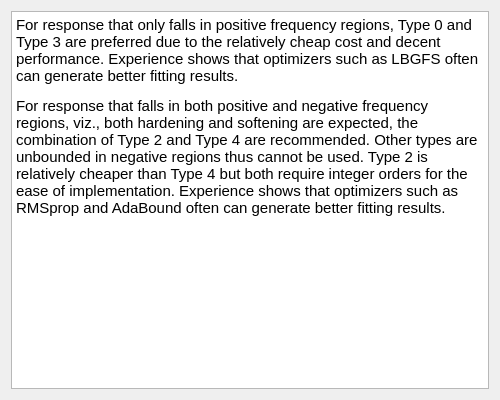
<?xml version="1.0" encoding="UTF-8"?>
<ui version="4.0">
 <class>Guide</class>
 <widget class="QDialog" name="Guide">
  <property name="geometry">
   <rect>
    <x>0</x>
    <y>0</y>
    <width>500</width>
    <height>400</height>
   </rect>
  </property>
  <property name="windowTitle">
   <string>Dialog</string>
  </property>
  <layout class="QGridLayout" name="gridLayout">
   <item row="0" column="0">
    <widget class="QTextBrowser" name="guidelines">
     <property name="html">
      <string>&lt;!DOCTYPE HTML PUBLIC &quot;-//W3C//DTD HTML 4.0//EN&quot; &quot;http://www.w3.org/TR/REC-html40/strict.dtd&quot;&gt;
&lt;html&gt;&lt;head&gt;&lt;meta name=&quot;qrichtext&quot; content=&quot;1&quot; /&gt;&lt;meta charset=&quot;utf-8&quot; /&gt;&lt;style type=&quot;text/css&quot;&gt;
p, li { white-space: pre-wrap; }
&lt;/style&gt;&lt;/head&gt;&lt;body style=&quot; font-family:'Cantarell'; font-size:11pt; font-weight:400; font-style:normal;&quot;&gt;
&lt;p style=&quot; margin-top:12px; margin-bottom:12px; margin-left:0px; margin-right:0px; -qt-block-indent:0; text-indent:0px;&quot;&gt;For response that only falls in positive frequency regions, Type 0 and Type 3 are preferred due to the relatively cheap cost and decent performance. Experience shows that optimizers such as LBGFS often can generate better fitting results. &lt;/p&gt;
&lt;p style=&quot; margin-top:12px; margin-bottom:12px; margin-left:0px; margin-right:0px; -qt-block-indent:0; text-indent:0px;&quot;&gt;For response that falls in both positive and negative frequency regions, viz., both hardening and softening are expected, the combination of Type 2 and Type 4 are recommended. Other types are unbounded in negative regions thus cannot be used. Type 2 is relatively cheaper than Type 4 but both require integer orders for the ease of implementation. Experience shows that optimizers such as RMSprop and AdaBound often can generate better fitting results. &lt;/p&gt;&lt;/body&gt;&lt;/html&gt;</string>
     </property>
     <property name="acceptRichText">
      <bool>false</bool>
     </property>
    </widget>
   </item>
  </layout>
 </widget>
 <resources/>
 <connections/>
</ui>
